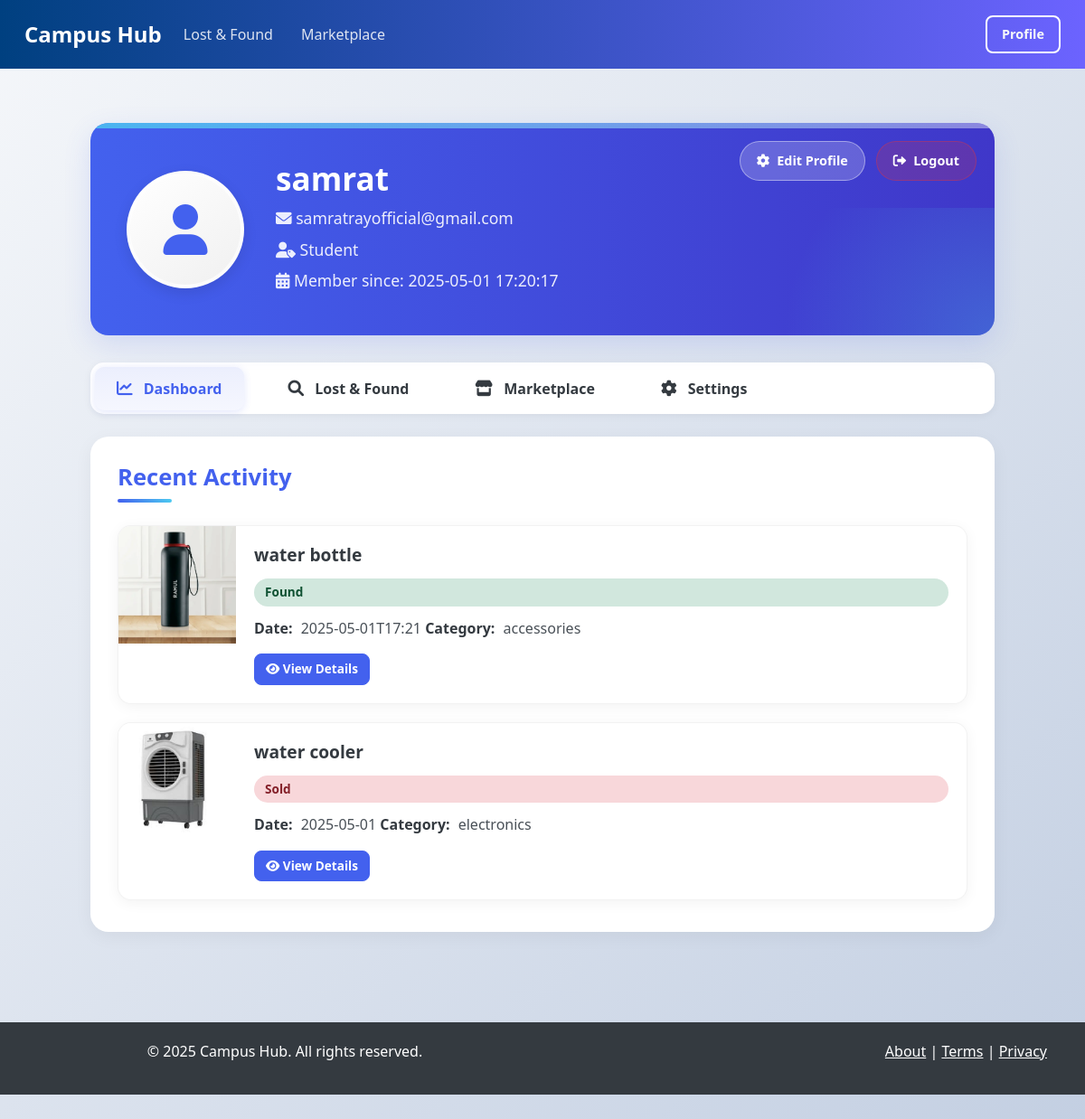
Page /auth/profile (signed in) on the committed database.
### tables this page shows
CREATE TABLE user (
            id INTEGER PRIMARY KEY AUTOINCREMENT,
            username TEXT UNIQUE NOT NULL,
            password TEXT NOT NULL,
            email TEXT UNIQUE,
            role TEXT DEFAULT 'student',
            created_at TEXT DEFAULT CURRENT_TIMESTAMP,
            is_admin INTEGER DEFAULT 0
        , is_confirmed INTEGER DEFAULT 0);

CREATE TABLE lost_found_item (
            id INTEGER PRIMARY KEY AUTOINCREMENT,
            name TEXT NOT NULL,
            description TEXT,
            category TEXT,
            status TEXT NOT NULL,
            priority INTEGER DEFAULT 1,
            image_path TEXT,
            date TEXT NOT NULL,
            location TEXT,
            contact_info TEXT,
            latitude REAL,
            longitude REAL,
            user_id INTEGER NOT NULL, found_by INTEGER, claimed_by INTEGER,
            FOREIGN KEY (user_id) REFERENCES user (id)
        );

CREATE TABLE marketplace_item (
            id INTEGER PRIMARY KEY AUTOINCREMENT,
            name TEXT NOT NULL,
            description TEXT,
            price REAL NOT NULL,
            category TEXT,
            condition TEXT,
            status TEXT NOT NULL,
            image_path TEXT,
            date TEXT NOT NULL,
            location TEXT,
            contact_info TEXT,
            user_id INTEGER NOT NULL,
            FOREIGN KEY (user_id) REFERENCES user (id)
        );

### blueprints/auth/routes.py (the view, shortened to what this page needs)
@auth_bp.route('/profile', methods=['GET', 'POST'])
@login_required
def profile():
    user = models.get_user_by_id(current_user.id)
    if user and 'created_at' not in user:
        user['created_at'] = datetime.now().strftime('%B %Y')  # Default value
    if user and 'role' not in user:
        user['role'] = 'student'  # Default value
    lost_found_items = models.get_lost_found_items(filters={'user_id': current_user.id})
    marketplace_items = models.get_marketplace_items(filters={'user_id': current_user.id})
    recent_items = []
    for item in lost_found_items[:5]:
        item['type'] = 'lost_found'
        recent_items.append(item)
    for item in marketplace_items[:5]:
        item['type'] = 'marketplace'
        recent_items.append(item)
    recent_items.sort(key=lambda x: x['date'], reverse=True)
    recent_items = recent_items[:10]  # Limit to 10 items
    return render_template('auth/profile.html', user=user,
                          lost_found_items=lost_found_items,
                          marketplace_items=marketplace_items,
                          recent_items=recent_items)

### Main.py (called while the page is built)
@login_manager.user_loader
def load_user(user_id):
    user = models.get_user_by_id(user_id)
    if user:
        return models.User(user['id'])
    return None

@app.context_processor
def inject_user_info():
    if current_user.is_authenticated:
        user = models.get_user_by_id(current_user.id)
        if user:
            return {'get_user_info': lambda: user}
    return {'get_user_info': lambda: None}

### models.py (called while the page is built)
def get_db_connection():
    conn = sqlite3.connect(DB_PATH)
    conn.row_factory = sqlite3.Row
    conn.execute('PRAGMA foreign_keys = ON')
    conn.execute('PRAGMA journal_mode = WAL')
    return conn

def get_user_by_id(user_id):
    conn = get_db_connection()
    cur = conn.cursor()
    cur.execute('SELECT * FROM user WHERE id = ?', (user_id,))
    user = cur.fetchone()
    conn.close()
    return dict(user) if user else None

def get_lost_found_items(order_by=None, filters=None):
    conn = get_db_connection()
    cur = conn.cursor()
    query = '''
        SELECT i.*, u.username
        FROM lost_found_item i
        JOIN user u ON i.user_id = u.id
    '''
    params = []
    if filters:
        conditions = []
        for key, value in filters.items():
            conditions.append(f"i.{key} = ?")
            params.append(value)
        if conditions:
            query += " WHERE " + " AND ".join(conditions)
    if order_by:
        query += f" ORDER BY i.{order_by}"
    cur.execute(query, params)
    items = [dict(row) for row in cur.fetchall()]
    conn.close()
    return items

### templates/auth/profile.html (shortened to what this page needs)
{% extends "base.html" %}
{% block content %}
<div class="profile-container">
  <div class="profile-header">
    <div class="header-buttons">
      <button class="edit-profile" type="button" data-bs-toggle="tab" data-bs-target="#settings">
        <i class="fas fa-cog"></i> Edit Profile
      </button>
      <a href="{{ url_for('auth.logout') }}" class="logout-btn">
        <i class="fas fa-sign-out-alt"></i> Logout
      </a>
    </div>
    <div class="profile-header-content">
      <div class="profile-img">
        <i class="fas fa-user"></i>
      </div>
      <div class="profile-info">
        <h1>{{ user.username }}</h1>
        <p><i class="fas fa-envelope"></i> {{ user.email }}</p>
        <p><i class="fas fa-user-tag"></i> {{ user.role|capitalize }}</p>
        <p><i class="fas fa-calendar-alt"></i> Member since: {{ user.created_at }}</p>
      </div>
    </div>
  </div>
  <ul class="nav nav-tabs" id="profileTabs" role="tablist">
    <li class="nav-item" role="presentation">
      <button class="nav-link active" id="dashboard-tab" data-bs-toggle="tab" data-bs-target="#dashboard" type="button" role="tab">
        <i class="fas fa-chart-line"></i> Dashboard
      </button>
    </li>
    <li class="nav-item" role="presentation">
      <button class="nav-link" id="lost-found-tab" data-bs-toggle="tab" data-bs-target="#lost-found" type="button" role="tab">
        <i class="fas fa-search"></i> Lost & Found
      </button>
    </li>
    <li class="nav-item" role="presentation">
      <button class="nav-link" id="marketplace-tab" data-bs-toggle="tab" data-bs-target="#marketplace" type="button" role="tab">
        <i class="fas fa-store"></i> Marketplace
      </button>
    </li>
    <li class="nav-item" role="presentation">
      <button class="nav-link" id="settings-tab" data-bs-toggle="tab" data-bs-target="#settings" type="button" role="tab">
        <i class="fas fa-cog"></i> Settings
      </button>
    </li>
  </ul>
  <div class="tab-content" id="profileTabsContent">
    <div class="tab-pane fade show active" id="dashboard" role="tabpanel">
      <h3>Recent Activity</h3>
      <div class="item-list">
        {% if recent_items %}
          {% for item in recent_items %}
            <div class="item-card">
              <img src="{{ url_for('static', filename=item.image_path[1:]) if item.image_path else 'https://dummyimage.com/120x120/cccccc/000000.png&text=No+Image' }}"
                   alt="{{ item.name }}" class="item-img">
              <div class="item-content">
                <h4 class="item-title">{{ item.name }}</h4>
                <span class="item-status status-{{ item.status }}">
                  {{ item.status|capitalize }}
                </span>
                <div class="item-details">
                  <strong>Date:</strong> {{ item.date }}
                  <strong>Category:</strong> {{ item.category }}
                </div>
                <div class="item-actions">
                  {% if item.type == 'lost_found' %}
                    <a href="{{ url_for('lost_and_found.item_detail', item_id=item.id) }}" class="btn btn-sm btn-primary">
                      <i class="fas fa-eye"></i> View Details
                    </a>
                  {% else %}
                    <a href="{{ url_for('marketplace.item_detail', item_id=item.id) }}" class="btn btn-sm btn-primary">
                      <i class="fas fa-eye"></i> View Details
                    </a>
                  {% endif %}
                </div>
              </div>
            </div>
          {% endfor %}
        {% endif %}
      </div>
    </div>
  </div>
</div>
{% endblock %}

### templates/base.html (style rules this page uses)
body { font-family: 'Arial', sans-serif; background-color: #f9fafc; color: #343a40; }
.nav-link { color: rgba(255, 255, 255, 0.85) !important; margin-right: 15px; transition: color 0.3s; }
.nav-link.active { font-weight: bold; color: white !important; }

### rows in the picture
user: username "samrat", email "samratrayofficial@gmail.com", role "Student", created_at "2025-05-01 17:20:17"
lost_found_item: image_path (picture), name "water bottle", status "Found", date "2025-05-01T17:21", category "accessories"
marketplace_item: image_path (picture), name "water cooler", status "Sold", date "2025-05-01", category "electronics"
